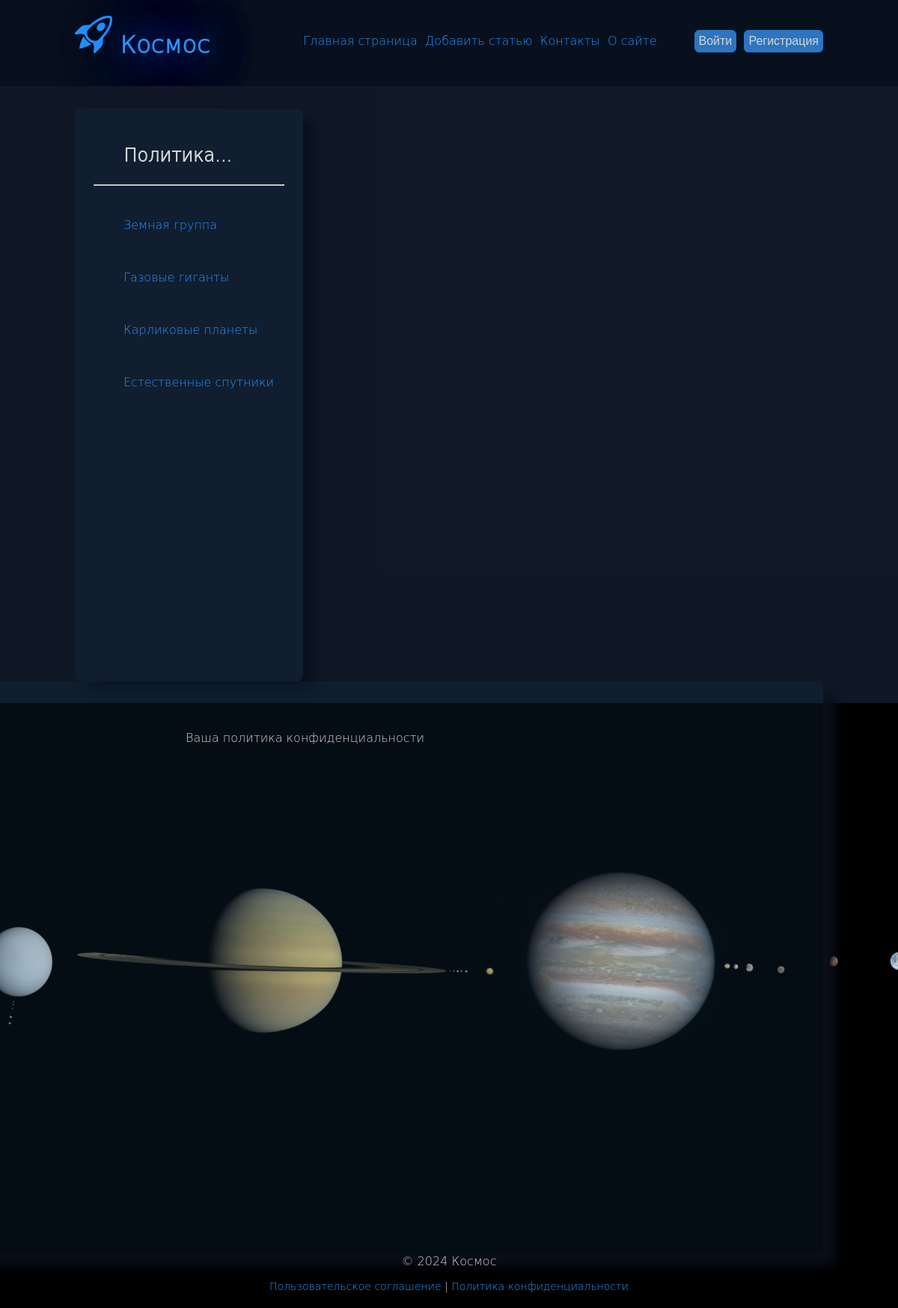
Before: /privacy/ with the older database file.
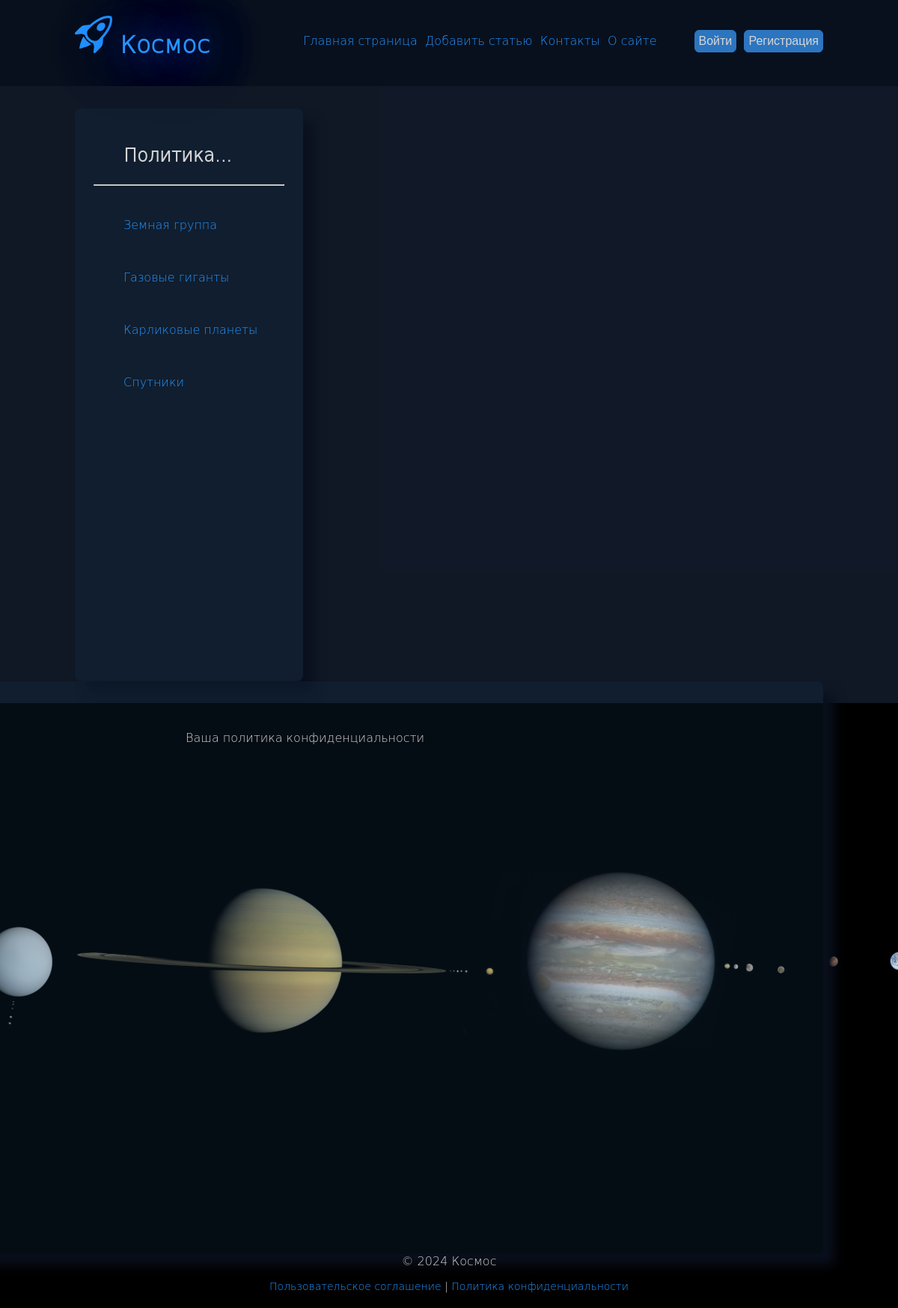
After: the same page with the newer database file.
### basis/models.py (models this page shows, shortened)
class Category(models.Model):
    name = models.CharField(max_length=100, db_index=True, verbose_name="Категория")
    slug = models.SlugField(max_length=255, unique=True, db_index=True)
    class Meta:
        verbose_name = "категорию"
        verbose_name_plural = "Категории"
    def get_absolute_url(self):
        return reverse('category', kwargs={'category_slug': self.slug})

### basis/views.py (the view)
# urls.py: path('privacy/', views.PrivacyPage.as_view(), name='privacy'),
class PrivacyPage(TemplateView):
    template_name = 'basis/privacy.html'
    extra_context = {
        'title': 'Политика конфиденциальности',
        'main_title': 'Политика...',
    }

### basis/templatetags/basis_tags.py (called while the page is built)
@register.inclusion_tag('basis/categories.html')
def get_categories(category_selected=0):
    categories = Category.objects.all()
    return {'categories': categories, 'category_selected': category_selected}

### basis/views.py (called while the page is built)
def get_menu():
    menu = [{'main_title': 'Контакты', 'name': 'contact'}, {'main_title': 'О сайте', 'name': 'about'}]
    return menu

### users/context_processors.py (called while the page is built)
def get_menu_context(request):
    return {'menu': get_menu()}

### basis/templates/basis/privacy.html
{% extends 'base.html' %}
{% block content %}
<div align="center" id="post-block">
    <p>Ваша политика конфиденциальности</p>
</div>
{% endblock %}

### basis/templates/basis/categories.html
{% for c in categories %}
{% if c.id == category_selected %}
<br>
<ul><a class="selected">{{c.name}}</a></ul>
{% else %}
<br>
<ul><a href="{{c.get_absolute_url}}">{{c.name}}</a></ul>
{% endif %}
{% endfor %}

Changed rows visible on the page:
changed Category: name "Естественные спутники" → "Спутники"
